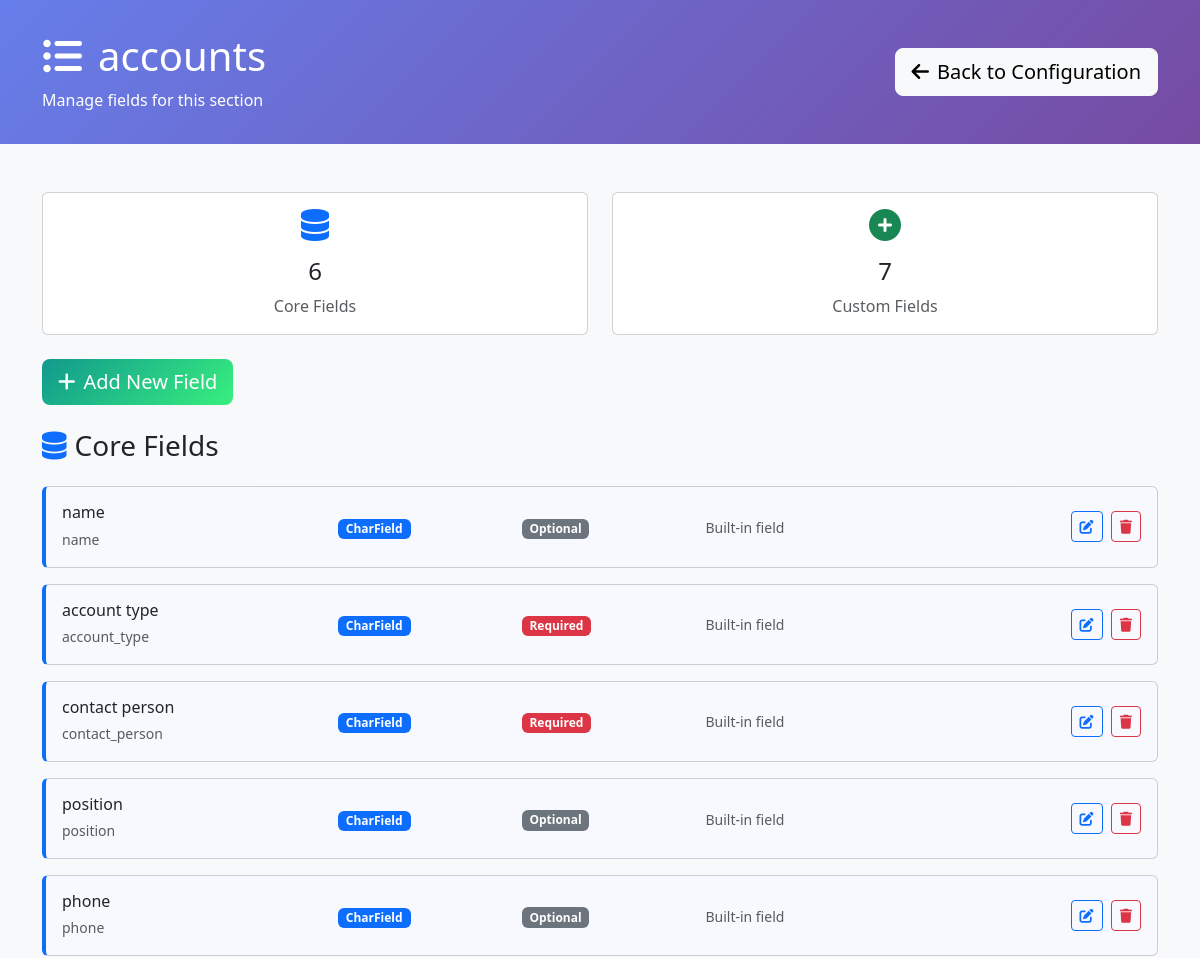
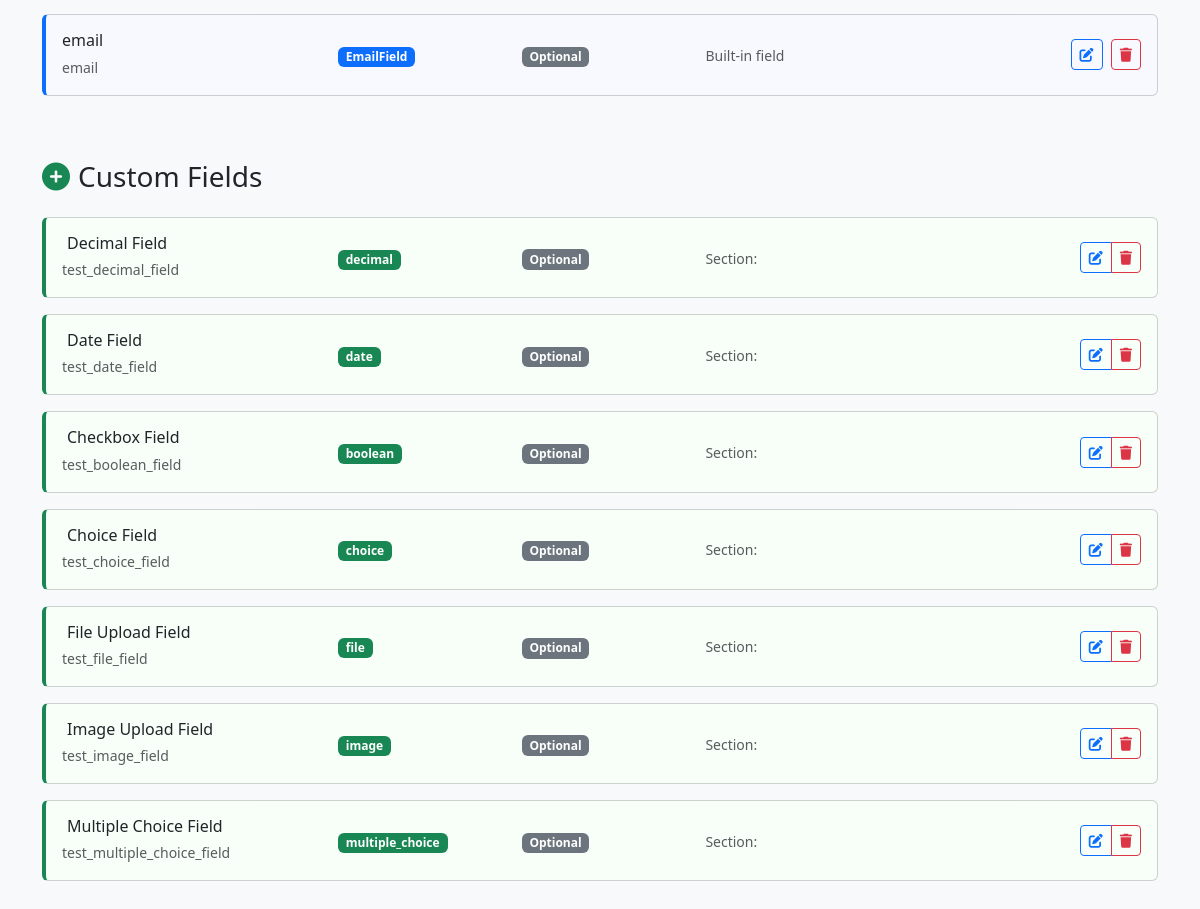
Screenshot of /configuration/section/5/ (signed in) with the database file from the repository (2 pictures, top to bottom).
### requests/models.py (models this page shows, shortened)
class DynamicSection(models.Model):
    name = models.CharField(max_length=255, unique=True, help_text="Internal section name")
    display_name = models.CharField(max_length=255, help_text="Display name shown to users")
    description = models.TextField(blank=True, help_text="Description of this section's purpose")
    order = models.IntegerField(default=100, help_text="Display order")
    is_core_section = models.BooleanField(default=False, help_text="True if this represents an existing admin model")
    source_model = models.CharField(max_length=255, blank=True, help_text="Full model name (e.g. 'accounts.Account') for core sections")
    created_at = models.DateTimeField(auto_now_add=True)
    updated_at = models.DateTimeField(auto_now=True)
    class Meta:
        verbose_name = "Dynamic Section"
        verbose_name_plural = "Dynamic Sections"
        ordering = ['is_core_section', 'order', 'name']

class DynamicField(models.Model):
    FIELD_TYPES = [
        ('char', 'Text (Short)'),
        ('text', 'Text (Long)'),
        ('email', 'Email'),
        ('url', 'URL'),
        ('slug', 'Slug'),
        ('integer', 'Integer'),
        ('decimal', 'Decimal'),
        ('float', 'Float'),
        ('date', 'Date'),
        ('datetime', 'Date & Time'),
        ('time', 'Time'),
        ('boolean', 'Checkbox (Yes/No)'),
        ('choice', 'Dropdown (Single Choice)'),
        ('multiple_choice', 'Multiple Choice'),
        ('file', 'File Upload'),
        ('image', 'Image Upload'),
        ('foreign_key', 'Link to Another Model'),
        ('many_to_many', 'Multiple Links'),
        ('json', 'JSON Data'),
    ]
    model = models.ForeignKey(DynamicModel, on_delete=models.CASCADE, related_name='fields', null=True, blank=True)
    section = models.ForeignKey(DynamicSection, on_delete=models.CASCADE, related_name='fields', null=True, blank=True)
    name = models.CharField(max_length=100, help_text="Field name in database (lowercase, underscores)")
    display_name = models.CharField(max_length=100, help_text="Label shown in forms")
    field_type = models.CharField(max_length=20, choices=FIELD_TYPES)
    is_core_field = models.BooleanField(default=False, help_text="True if this represents an existing model field")
    required = models.BooleanField(default=False)
    default_value = models.TextField(blank=True, help_text="Default value (JSON format for complex types)")
    help_text = models.CharField(max_length=200, blank=True)
    max_length = models.PositiveIntegerField(null=True, blank=True, help_text="For text fields")
    max_digits = models.PositiveIntegerField(null=True, blank=True, help_text="For decimal fields")
    decimal_places = models.PositiveIntegerField(null=True, blank=True, help_text="For decimal fields")
    choices = models.JSONField(default=dict, help_text="For choice fields: {'value': 'display_name'}")
    related_model = models.CharField(max_length=100, blank=True, help_text="Model to link to (app.Model)")
    section_name = models.CharField(max_length=100, default='General', help_text="Form section name for grouping (legacy field)")
    order = models.PositiveIntegerField(default=0, help_text="Order within section")
    is_active = models.BooleanField(default=True, help_text="Whether field is shown in forms")
    created_at = models.DateTimeField(auto_now_add=True)
    updated_at = models.DateTimeField(auto_now=True)
    class Meta:
        verbose_name = "Dynamic Field"
        verbose_name_plural = "Dynamic Fields"
        ordering = ['model', 'section', 'section_name', 'order']

### requests/configuration_views.py (the view)
# urls.py: path('section/<int:section_id>/', configuration_views.section_fields, name='section_fields'),
@staff_member_required
def section_fields(request, section_id):
    from requests.models import DynamicSection
    is_legacy_dynamic = request.GET.get('dynamic') == 'true'
    if is_legacy_dynamic:
        dynamic_model = get_object_or_404(DynamicModel, id=section_id)
        model_name = f"{dynamic_model.app_label}.{dynamic_model.name}"
        display_name = dynamic_model.display_name
        fields = DynamicField.objects.filter(
            model=dynamic_model,
            is_active=True
        ).order_by('section_name', 'order')
        section_type = 'legacy'
        model_fields = []  # Legacy models don't have core model fields
    else:
        section = get_object_or_404(DynamicSection, id=section_id)
        model_name = section.name
        display_name = section.display_name
        section_type = 'core' if section.is_core_section else 'custom'
        fields = section.fields.filter(is_active=True).order_by('order')
        if section.is_core_section:
            model_fields = []
            core_fields = fields.filter(is_core_field=True)
            for field in core_fields:
                choices_obj = {}
                try:
                    if field.choices and field.choices != '{}':
                        choices_obj = json.loads(field.choices)
                except (json.JSONDecodeError, ValueError):
                    choices_obj = {}
                model_fields.append({
                    'id': field.id,
                    'name': field.name,
                    'display_name': field.display_name,
                    'field_type': field.field_type,
                    'required': field.required,
                    'is_model_field': True,
                    'is_core_field': True,
                    'choices': choices_obj,  # Pass Python dict for json_script filter
                    'choices_script_id': f'choices-{field.id}'  # Pre-computed script ID
                })
        else:
            model_fields = []
    dynamic_fields = []
    for field in fields:
        if section_type == 'core' and field.is_core_field:
            continue
        choices_obj = {}
        try:
            if field.choices and field.choices != '{}':
                choices_obj = json.loads(field.choices)
        except (json.JSONDecodeError, ValueError):
            choices_obj = {}
        dynamic_fields.append({
            'id': field.id,
            'name': field.name,
            'display_name': field.display_name,
            'field_type': field.field_type,
            'required': field.required,
            'section_name': field.section_name if hasattr(field, 'section_name') else 'Custom Fields',
            'order': field.order,
            'max_length': field.max_length,
            'choices': choices_obj,  # Pass Python dict for json_script filter
            'choices_script_id': f'choices-{field.id}',  # Pre-computed script ID
            'default_value': field.default_value,
            'is_model_field': False,
            'is_core_field': getattr(field, 'is_core_field', False)
        })
    context = {
        'section_id': section_id,
        'section_name': model_name,
        'display_name': display_name,
        'section_type': section_type,
        'source_model': getattr(section, 'source_model', '') if not is_legacy_dynamic else '',
        'model_fields': model_fields,
        'dynamic_fields': dynamic_fields,
        'all_fields': model_fields + dynamic_fields,
        'is_legacy_dynamic': is_legacy_dynamic,
        'is_core_section': section_type == 'core',
        'is_custom_section': section_type == 'custom'
    }
    return render(request, 'configuration/section_fields.html', context)

### requests/templates/configuration/section_fields.html (shortened to what this page needs)
<!DOCTYPE html>
<html lang="en">
<head>
    <link href="https://cdn.jsdelivr.net/npm/bootstrap@5.3.0/dist/css/bootstrap.min.css" rel="stylesheet">
    <link href="https://cdnjs.cloudflare.com/ajax/libs/font-awesome/6.0.0/css/all.min.css" rel="stylesheet">
</head>
<body class="bg-light">
    <div class="config-header">
        <div class="container">
            <div class="row align-items-center">
                <div class="col-md-8">
                    <h1 class="mb-2">
                        <i class="fas fa-list-ul me-3"></i>{{ display_name }}
                    </h1>
                    <p class="mb-0 opacity-90">
                        Manage fields for this section
                    </p>
                </div>
                <div class="col-md-4 text-end">
                    <a href="{% url 'configuration:dashboard' %}" class="btn btn-light btn-lg">
                        <i class="fas fa-arrow-left me-2"></i>Back to Configuration
                    </a>
                </div>
            </div>
        </div>
    </div>
    <div class="container my-5">
        <div class="row mb-4">
            <div class="col-md-6">
                <div class="card text-center">
                    <div class="card-body">
                        <i class="fas fa-database fa-2x text-primary mb-3"></i>
                        <h4>{{ model_fields|length }}</h4>
                        <p class="text-muted mb-0">Core Fields</p>
                    </div>
                </div>
            </div>
            <div class="col-md-6">
                <div class="card text-center">
                    <div class="card-body">
                        <i class="fas fa-plus-circle fa-2x text-success mb-3"></i>
                        <h4>{{ dynamic_fields|length }}</h4>
                        <p class="text-muted mb-0">Custom Fields</p>
                    </div>
                </div>
            </div>
        </div>
        <div class="row mb-4">
            <div class="col-12">
                <button class="btn btn-add-field btn-lg" onclick="showAddFieldModal()">
                    <i class="fas fa-plus me-2"></i>Add New Field
                </button>
            </div>
        </div>
        {% if model_fields %}
        <div class="row">
            <div class="col-12">
                <h3 class="mb-4">
                    <i class="fas fa-database me-2 text-primary"></i>Core Fields
                </h3>
                {% for field in model_fields %}
                <div class="card field-card model-field mb-3" data-field-id="{{ field.id }}">
                    <div class="card-body">
                        <div class="row align-items-center">
                            <div class="col-md-3">
                                <h6 class="mb-1 field-title">{{ field.display_name }}</h6>
                                <small class="text-muted">{{ field.name }}</small>
                            </div>
                            <div class="col-md-2">
                                <span class="badge bg-primary field-type-badge" data-type="{{ field.field_type }}">{{ field.field_type }}</span>
                            </div>
                            <div class="col-md-2">
                                {% if field.required %}
                                <span class="badge bg-danger">Required</span>
                                {% else %}
                                <span class="badge bg-secondary">Optional</span>
                                {% endif %}
                            </div>
                            <div class="col-md-3">
                                <small class="text-muted">Built-in field</small>
                            </div>
                            <div class="col-md-2 text-end">
                                <button class="btn btn-outline-primary btn-sm me-1"
                                        onclick="editField({{ field.id }}, 'model')">
                                    <i class="fas fa-edit"></i>
                                </button>
                                <button class="btn btn-outline-danger btn-sm"
                                        onclick="deleteField({{ field.id }}, '{{ field.display_name }}')">
                                    <i class="fas fa-trash"></i>
                                </button>
                            </div>
                        </div>
                    </div>
                </div>
                {% endfor %}
            </div>
        </div>
        {% endif %}
        {% if dynamic_fields %}
        <div class="row mt-5">
            <div class="col-12">
                <h3 class="mb-4">
                    <i class="fas fa-plus-circle me-2 text-success"></i>Custom Fields
                </h3>
                {% for field in dynamic_fields %}
                <div class="card field-card dynamic-field mb-3" data-field-id="{{ field.id }}">
                    <div class="card-body">
                        <div class="row align-items-center">
                            <div class="col-md-3">
                                <h6 class="mb-1 field-title">
                                    <span class="editable-field" data-field="display_name" data-value="{{ field.display_name }}">
                                        {{ field.display_name }}
                                    </span>
                                </h6>
                                <small class="text-muted">{{ field.name }}</small>
                            </div>
                            <div class="col-md-2">
                                <span class="badge bg-success field-type-badge" data-type="{{ field.field_type }}">{{ field.field_type }}</span>
                            </div>
                            <div class="col-md-2">
                                <span class="editable-toggle" data-field="required" data-value="{{ field.required|yesno:'true,false' }}">
                                    {% if field.required %}
                                    <span class="badge bg-danger">Required</span>
                                    {% else %}
                                    <span class="badge bg-secondary">Optional</span>
                                    {% endif %}
                                </span>
                            </div>
                            <div class="col-md-3">
                                <small class="text-muted">
                                    Section:
                                    <span class="editable-field" data-field="section" data-value="{{ field.section }}">
                                    </span>
                                </small>
                            </div>
                            <div class="col-md-2 text-end">
                                <div class="btn-group btn-group-sm">
                                    <button class="btn btn-outline-primary" onclick="editField({{ field.id }})">
                                        <i class="fas fa-edit"></i>
                                    </button>
                                    <button class="btn btn-outline-danger" onclick="deleteField({{ field.id }}, '{{ field.display_name }}')">
                                        <i class="fas fa-trash"></i>
                                    </button>
                                </div>
                            </div>
                        </div>
                    </div>
                </div>
                {% endfor %}
            </div>
        </div>
        {% endif %}
    </div>
</body>
</html>

### requests/templates/configuration/section_fields.html (style rules this page uses)
.config-header { background: linear-gradient(135deg, #667eea 0%, #764ba2 100%); color: white; padding: 2rem 0; }
.field-card { transition: all 0.3s ease; border-left: 4px solid #dee2e6; }
.field-card.model-field { border-left-color: #0d6efd; background-color: #f8f9ff; }
.field-card.dynamic-field { border-left-color: #198754; background-color: #f8fff9; }
.field-type-badge { font-size: 0.75rem; padding: 0.25rem 0.5rem; }
.btn-add-field { background: linear-gradient(135deg, #11998e 0%, #38ef7d 100%); border: none; color: white; }
.editable-field { border: 1px dashed transparent; padding: 2px 4px; border-radius: 4px; cursor: pointer; }

### rows the page displays
DynamicSection: display_name "accounts"
DynamicField: display_name "name", name "name", field_type "CharField"
DynamicField: display_name "account type", name "account_type", field_type "CharField"
DynamicField: display_name "contact person", name "contact_person", field_type "CharField"
DynamicField: display_name "position", name "position", field_type "CharField"
DynamicField: display_name "phone", name "phone", field_type "CharField"
DynamicField: display_name "email", name "email", field_type "EmailField"
DynamicField: display_name "Decimal Field", name "test_decimal_field", field_type "decimal"
DynamicField: display_name "Date Field", name "test_date_field", field_type "date"
DynamicField: display_name "Checkbox Field", name "test_boolean_field", field_type "boolean"
DynamicField: display_name "Choice Field", name "test_choice_field", field_type "choice"
DynamicField: display_name "File Upload Field", name "test_file_field", field_type "file"
DynamicField: display_name "Image Upload Field", name "test_image_field", field_type "image"
DynamicField: display_name "Multiple Choice Field", name "test_multiple_choice_field", field_type "multiple_choice"

### other values shown
{{ model_fields|length }} "6"
{{ dynamic_fields|length }} "7"
